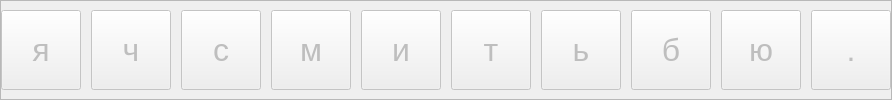
                      <widget class="QFrame" name="line_3">
                       <property name="sizePolicy">
                        <sizepolicy hsizetype="Minimum" vsizetype="Fixed">
                         <horstretch>0</horstretch>
                         <verstretch>0</verstretch>
                        </sizepolicy>
                       </property>
                       <property name="maximumSize">
                        <size>
                         <width>16777215</width>
                         <height>100</height>
                        </size>
                       </property>
                       <property name="frameShape">
                        <enum>QFrame::StyledPanel</enum>
                       </property>
                       <property name="frameShadow">
                        <enum>QFrame::Raised</enum>
                       </property>
                       <layout class="QHBoxLayout" name="horizontalLayout_12">
                        <property name="spacing">
                         <number>10</number>
                        </property>
                        <property name="leftMargin">
                         <number>0</number>
                        </property>
                        <property name="topMargin">
                         <number>5</number>
                        </property>
                        <property name="rightMargin">
                         <number>0</number>
                        </property>
                        <property name="bottomMargin">
                         <number>5</number>
                        </property>
                        <item>
                         <widget class="QPushButton" name="btn_z">
                          <property name="enabled">
                           <bool>false</bool>
                          </property>
                          <property name="minimumSize">
                           <size>
                            <width>80</width>
                            <height>80</height>
                           </size>
                          </property>
                          <property name="maximumSize">
                           <size>
                            <width>80</width>
                            <height>80</height>
                           </size>
                          </property>
                          <property name="font">
                           <font>
                            <pointsize>24</pointsize>
                           </font>
                          </property>
                          <property name="text">
                           <string>я</string>
                          </property>
                         </widget>
                        </item>
                        <item>
                         <widget class="QPushButton" name="btn_x">
                          <property name="enabled">
                           <bool>false</bool>
                          </property>
                          <property name="minimumSize">
                           <size>
                            <width>80</width>
                            <height>80</height>
                           </size>
                          </property>
                          <property name="maximumSize">
                           <size>
                            <width>80</width>
                            <height>80</height>
                           </size>
                          </property>
                          <property name="font">
                           <font>
                            <pointsize>24</pointsize>
                           </font>
                          </property>
                          <property name="text">
                           <string>ч</string>
                          </property>
                         </widget>
                        </item>
                        <item>
                         <widget class="QPushButton" name="btn_c">
                          <property name="enabled">
                           <bool>false</bool>
                          </property>
                          <property name="minimumSize">
                           <size>
                            <width>80</width>
                            <height>80</height>
                           </size>
                          </property>
                          <property name="maximumSize">
                           <size>
                            <width>80</width>
                            <height>80</height>
                           </size>
                          </property>
                          <property name="font">
                           <font>
                            <pointsize>24</pointsize>
                           </font>
                          </property>
                          <property name="text">
                           <string>с</string>
                          </property>
                         </widget>
                        </item>
                        <item>
                         <widget class="QPushButton" name="btn_v">
                          <property name="enabled">
                           <bool>false</bool>
                          </property>
                          <property name="minimumSize">
                           <size>
                            <width>80</width>
                            <height>80</height>
                           </size>
                          </property>
                          <property name="maximumSize">
                           <size>
                            <width>80</width>
                            <height>80</height>
                           </size>
                          </property>
                          <property name="font">
                           <font>
                            <pointsize>24</pointsize>
                           </font>
                          </property>
                          <property name="text">
                           <string>м</string>
                          </property>
                         </widget>
                        </item>
                        <item>
                         <widget class="QPushButton" name="btn_b">
                          <property name="enabled">
                           <bool>false</bool>
                          </property>
                          <property name="minimumSize">
                           <size>
                            <width>80</width>
                            <height>80</height>
                           </size>
                          </property>
                          <property name="maximumSize">
                           <size>
                            <width>80</width>
                            <height>80</height>
                           </size>
                          </property>
                          <property name="font">
                           <font>
                            <pointsize>24</pointsize>
                           </font>
                          </property>
                          <property name="text">
                           <string>и</string>
                          </property>
                         </widget>
                        </item>
                        <item>
                         <widget class="QPushButton" name="btn_n">
                          <property name="enabled">
                           <bool>false</bool>
                          </property>
                          <property name="minimumSize">
                           <size>
                            <width>80</width>
                            <height>80</height>
                           </size>
                          </property>
                          <property name="maximumSize">
                           <size>
                            <width>80</width>
                            <height>80</height>
                           </size>
                          </property>
                          <property name="font">
                           <font>
                            <pointsize>24</pointsize>
                           </font>
                          </property>
                          <property name="text">
                           <string>т</string>
                          </property>
                         </widget>
                        </item>
                        <item>
                         <widget class="QPushButton" name="btn_m">
                          <property name="enabled">
                           <bool>false</bool>
                          </property>
                          <property name="minimumSize">
                           <size>
                            <width>80</width>
                            <height>80</height>
                           </size>
                          </property>
                          <property name="maximumSize">
                           <size>
                            <width>80</width>
                            <height>80</height>
                           </size>
                          </property>
                          <property name="font">
                           <font>
                            <pointsize>24</pointsize>
                           </font>
                          </property>
                          <property name="text">
                           <string>ь</string>
                          </property>
                         </widget>
                        </item>
                        <item>
                         <widget class="QPushButton" name="btn_comma">
                          <property name="enabled">
                           <bool>false</bool>
                          </property>
                          <property name="minimumSize">
                           <size>
                            <width>80</width>
                            <height>80</height>
                           </size>
                          </property>
                          <property name="maximumSize">
                           <size>
                            <width>80</width>
                            <height>80</height>
                           </size>
                          </property>
                          <property name="font">
                           <font>
                            <pointsize>24</pointsize>
                           </font>
                          </property>
                          <property name="text">
                           <string>б</string>
                          </property>
                         </widget>
                        </item>
                        <item>
                         <widget class="QPushButton" name="btn_dot">
                          <property name="enabled">
                           <bool>false</bool>
                          </property>
                          <property name="minimumSize">
                           <size>
                            <width>80</width>
                            <height>80</height>
                           </size>
                          </property>
                          <property name="maximumSize">
                           <size>
                            <width>80</width>
                            <height>80</height>
                           </size>
                          </property>
                          <property name="font">
                           <font>
                            <pointsize>24</pointsize>
                           </font>
                          </property>
                          <property name="text">
                           <string>ю</string>
                          </property>
                         </widget>
                        </item>
                        <item>
                         <widget class="QPushButton" name="btn_slash">
                          <property name="enabled">
                           <bool>false</bool>
                          </property>
                          <property name="minimumSize">
                           <size>
                            <width>80</width>
                            <height>80</height>
                           </size>
                          </property>
                          <property name="maximumSize">
                           <size>
                            <width>80</width>
                            <height>80</height>
                           </size>
                          </property>
                          <property name="font">
                           <font>
                            <pointsize>24</pointsize>
                           </font>
                          </property>
                          <property name="text">
                           <string>.</string>
                          </property>
                         </widget>
                        </item>
                       </layout>
                      </widget>
